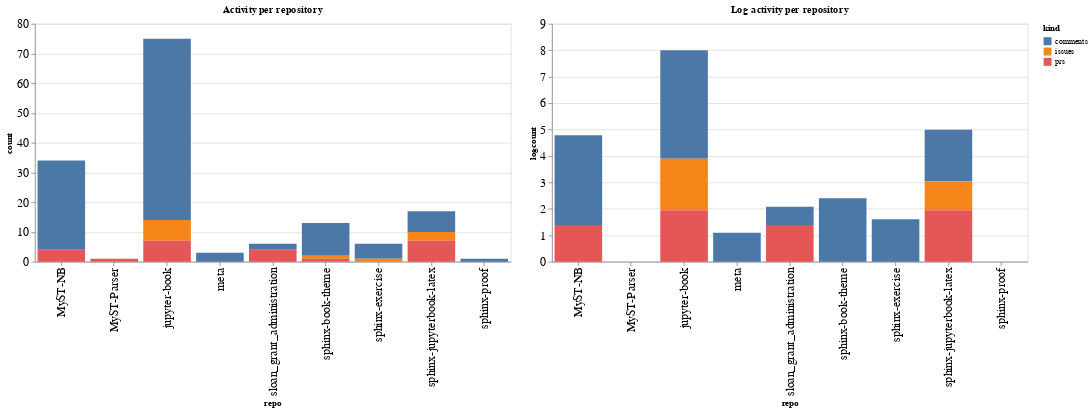

Notebook code cell kept with this figure:
### Code cell
ch1 = alt.Chart(repo_summaries, width=600, title="Activity per repository").mark_bar().encode(
    x='repo',
    y='count',
    color='kind',
    tooltip="kind"
)

ch2 = alt.Chart(repo_summaries, width=600, title="Log activity per repository").mark_bar().encode(
    x='repo',
    y='logcount',
    color='kind',
    tooltip="kind"
)

ch1 | ch2

### Figure 1 — Vega-Lite specification as saved in the notebook (floating-point values rounded to 4 significant figures)
{"config": {"axisLeft": {"labelFontSize": 15}, "axisBottom": {"labelFontSize": 15}}, "hconcat": [{"mark": "bar", "encoding": {"color": {"type": "nominal", "field": "kind"}, "tooltip": {"type": "nominal", "field": "kind"}, "x": {"type": "nominal", "field": "repo"}, "y": {"type": "quantitative", "field": "count"}}, "title": "Activity per repository", "width": 600}, {"mark": "bar", "encoding": {"color": {"type": "nominal", "field": "kind"}, "tooltip": {"type": "nominal", "field": "kind"}, "x": {"type": "nominal", "field": "repo"}, "y": {"type": "quantitative", "field": "logcount"}}, "title": "Log activity per repository", "width": 600}], "data": {"name": "data-5857ceb9b36015a230f37296f8ca8a5a"}, "$schema": "https://vega.github.io/schema/vega-lite/v4.8.1.json", "datasets": {"data-5857ceb9b36015a230f37296f8ca8a5a": [{"repo": "MyST-NB", "kind": "comments", "count": 30, "logcount": 3.401}, {"repo": "MyST-NB", "kind": "prs", "count": 4, "logcount": 1.386}, {"repo": "MyST-Parser", "kind": "prs", "count": 1, "logcount": 0.0}, {"repo": "jupyter-book", "kind": "comments", "count": 61, "logcount": 4.111}, {"repo": "jupyter-book", "kind": "issues", "count": 7, "logcount": 1.946}, {"repo": "jupyter-book", "kind": "prs", "count": 7, "logcount": 1.946}, {"repo": "meta", "kind": "comments", "count": 3, "logcount": 1.099}, {"repo": "sloan_grant_administration", "kind": "comments", "count": 2, "logcount": 0.6931}, {"repo": "sloan_grant_administration", "kind": "prs", "count": 4, "logcount": 1.386}, {"repo": "sphinx-book-theme", "kind": "comments", "count": 11, "logcount": 2.398}, {"repo": "sphinx-book-theme", "kind": "issues", "count": 1, "logcount": 0.0}, {"repo": "sphinx-book-theme", "kind": "prs", "count": 1, "logcount": 0.0}, {"repo": "sphinx-exercise", "kind": "comments", "count": 5, "logcount": 1.609}, {"repo": "sphinx-exercise", "kind": "issues", "count": 1, "logcount": 0.0}, {"repo": "sphinx-jupyterbook-latex", "kind": "comments", "count": 7, "logcount": 1.946}, {"repo": "sphinx-jupyterbook-latex", "kind": "issues", "count": 3, "logcount": 1.099}, {"repo": "sphinx-jupyterbook-latex", "kind": "prs", "count": 7, "logcount": 1.946}, {"repo": "sphinx-proof", "kind": "comments", "count": 1, "logcount": 0.0}]}}
